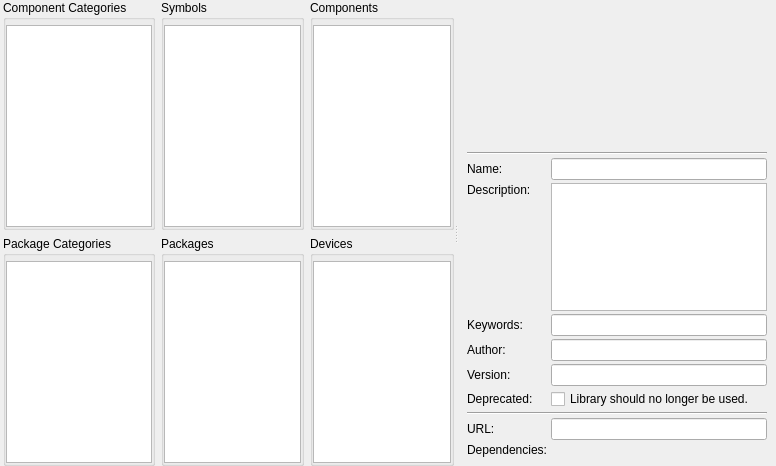
<?xml version="1.0" encoding="UTF-8"?>
<ui version="4.0">
 <class>librepcb::library::editor::LibraryOverviewWidget</class>
 <widget class="QWidget" name="librepcb::library::editor::LibraryOverviewWidget">
  <property name="geometry">
   <rect>
    <x>0</x>
    <y>0</y>
    <width>776</width>
    <height>466</height>
   </rect>
  </property>
  <property name="windowTitle">
   <string>Form</string>
  </property>
  <layout class="QVBoxLayout" name="verticalLayout">
   <property name="spacing">
    <number>0</number>
   </property>
   <property name="leftMargin">
    <number>0</number>
   </property>
   <property name="topMargin">
    <number>0</number>
   </property>
   <property name="rightMargin">
    <number>0</number>
   </property>
   <property name="bottomMargin">
    <number>0</number>
   </property>
   <item>
    <widget class="QSplitter" name="splitter">
     <property name="orientation">
      <enum>Qt::Horizontal</enum>
     </property>
     <widget class="QWidget" name="gridLayoutWidget">
      <layout class="QGridLayout" name="gridLayout">
       <property name="leftMargin">
        <number>3</number>
       </property>
       <item row="0" column="0">
        <widget class="QGroupBox" name="groupBox_2">
         <property name="title">
          <string>Component Categories</string>
         </property>
         <layout class="QVBoxLayout" name="verticalLayout_3">
          <property name="spacing">
           <number>0</number>
          </property>
          <property name="leftMargin">
           <number>0</number>
          </property>
          <property name="topMargin">
           <number>5</number>
          </property>
          <property name="rightMargin">
           <number>0</number>
          </property>
          <property name="bottomMargin">
           <number>0</number>
          </property>
          <item>
           <widget class="QListWidget" name="lstCmpCat">
            <property name="contextMenuPolicy">
             <enum>Qt::CustomContextMenu</enum>
            </property>
            <property name="uniformItemSizes">
             <bool>true</bool>
            </property>
            <property name="sortingEnabled">
             <bool>true</bool>
            </property>
           </widget>
          </item>
         </layout>
        </widget>
       </item>
       <item row="0" column="1">
        <widget class="QGroupBox" name="groupBox_4">
         <property name="title">
          <string>Symbols</string>
         </property>
         <layout class="QVBoxLayout" name="verticalLayout_5">
          <property name="spacing">
           <number>0</number>
          </property>
          <property name="leftMargin">
           <number>0</number>
          </property>
          <property name="topMargin">
           <number>5</number>
          </property>
          <property name="rightMargin">
           <number>0</number>
          </property>
          <property name="bottomMargin">
           <number>0</number>
          </property>
          <item>
           <widget class="QListWidget" name="lstSym">
            <property name="contextMenuPolicy">
             <enum>Qt::CustomContextMenu</enum>
            </property>
            <property name="uniformItemSizes">
             <bool>true</bool>
            </property>
            <property name="sortingEnabled">
             <bool>true</bool>
            </property>
           </widget>
          </item>
         </layout>
        </widget>
       </item>
       <item row="1" column="0">
        <widget class="QGroupBox" name="groupBox_3">
         <property name="title">
          <string>Package Categories</string>
         </property>
         <layout class="QVBoxLayout" name="verticalLayout_4">
          <property name="spacing">
           <number>0</number>
          </property>
          <property name="leftMargin">
           <number>0</number>
          </property>
          <property name="topMargin">
           <number>5</number>
          </property>
          <property name="rightMargin">
           <number>0</number>
          </property>
          <property name="bottomMargin">
           <number>0</number>
          </property>
          <item>
           <widget class="QListWidget" name="lstPkgCat">
            <property name="contextMenuPolicy">
             <enum>Qt::CustomContextMenu</enum>
            </property>
            <property name="uniformItemSizes">
             <bool>true</bool>
            </property>
            <property name="sortingEnabled">
             <bool>true</bool>
            </property>
           </widget>
          </item>
         </layout>
        </widget>
       </item>
       <item row="1" column="1">
        <widget class="QGroupBox" name="groupBox_7">
         <property name="title">
          <string>Packages</string>
         </property>
         <layout class="QVBoxLayout" name="verticalLayout_6">
          <property name="spacing">
           <number>0</number>
          </property>
          <property name="leftMargin">
           <number>0</number>
          </property>
          <property name="topMargin">
           <number>5</number>
          </property>
          <property name="rightMargin">
           <number>0</number>
          </property>
          <property name="bottomMargin">
           <number>0</number>
          </property>
          <item>
           <widget class="QListWidget" name="lstPkg">
            <property name="contextMenuPolicy">
             <enum>Qt::CustomContextMenu</enum>
            </property>
            <property name="uniformItemSizes">
             <bool>true</bool>
            </property>
            <property name="sortingEnabled">
             <bool>true</bool>
            </property>
           </widget>
          </item>
         </layout>
        </widget>
       </item>
       <item row="0" column="2">
        <widget class="QGroupBox" name="groupBox_5">
         <property name="title">
          <string>Components</string>
         </property>
         <layout class="QVBoxLayout" name="verticalLayout_7">
          <property name="spacing">
           <number>0</number>
          </property>
          <property name="leftMargin">
           <number>0</number>
          </property>
          <property name="topMargin">
           <number>5</number>
          </property>
          <property name="rightMargin">
           <number>0</number>
          </property>
          <property name="bottomMargin">
           <number>0</number>
          </property>
          <item>
           <widget class="QListWidget" name="lstCmp">
            <property name="contextMenuPolicy">
             <enum>Qt::CustomContextMenu</enum>
            </property>
            <property name="uniformItemSizes">
             <bool>true</bool>
            </property>
            <property name="sortingEnabled">
             <bool>true</bool>
            </property>
           </widget>
          </item>
         </layout>
        </widget>
       </item>
       <item row="1" column="2">
        <widget class="QGroupBox" name="groupBox_6">
         <property name="title">
          <string>Devices</string>
         </property>
         <layout class="QVBoxLayout" name="verticalLayout_8">
          <property name="spacing">
           <number>0</number>
          </property>
          <property name="leftMargin">
           <number>0</number>
          </property>
          <property name="topMargin">
           <number>5</number>
          </property>
          <property name="rightMargin">
           <number>0</number>
          </property>
          <property name="bottomMargin">
           <number>0</number>
          </property>
          <item>
           <widget class="QListWidget" name="lstDev">
            <property name="contextMenuPolicy">
             <enum>Qt::CustomContextMenu</enum>
            </property>
            <property name="uniformItemSizes">
             <bool>true</bool>
            </property>
            <property name="sortingEnabled">
             <bool>true</bool>
            </property>
           </widget>
          </item>
         </layout>
        </widget>
       </item>
      </layout>
     </widget>
     <widget class="QWidget" name="layoutWidget">
      <layout class="QFormLayout" name="formLayout">
       <property name="horizontalSpacing">
        <number>3</number>
       </property>
       <property name="verticalSpacing">
        <number>3</number>
       </property>
       <property name="leftMargin">
        <number>9</number>
       </property>
       <property name="topMargin">
        <number>9</number>
       </property>
       <property name="rightMargin">
        <number>9</number>
       </property>
       <property name="bottomMargin">
        <number>9</number>
       </property>
       <item row="0" column="0" colspan="2">
        <widget class="QPushButton" name="btnIcon">
         <property name="minimumSize">
          <size>
           <width>300</width>
           <height>140</height>
          </size>
         </property>
         <property name="maximumSize">
          <size>
           <width>16777215</width>
           <height>128</height>
          </size>
         </property>
         <property name="cursor">
          <cursorShape>PointingHandCursor</cursorShape>
         </property>
         <property name="toolTip">
          <string>Click here to choose an icon (PNG, 256x256px).</string>
         </property>
         <property name="text">
          <string/>
         </property>
         <property name="iconSize">
          <size>
           <width>128</width>
           <height>128</height>
          </size>
         </property>
         <property name="flat">
          <bool>true</bool>
         </property>
        </widget>
       </item>
       <item row="1" column="0" colspan="2">
        <widget class="Line" name="line">
         <property name="orientation">
          <enum>Qt::Horizontal</enum>
         </property>
        </widget>
       </item>
       <item row="2" column="0">
        <widget class="QLabel" name="label_2">
         <property name="text">
          <string>Name:</string>
         </property>
        </widget>
       </item>
       <item row="2" column="1">
        <widget class="QLineEdit" name="edtName">
         <property name="maxLength">
          <number>50</number>
         </property>
        </widget>
       </item>
       <item row="3" column="0">
        <widget class="QLabel" name="label_3">
         <property name="text">
          <string>Description:</string>
         </property>
         <property name="alignment">
          <set>Qt::AlignLeading|Qt::AlignLeft|Qt::AlignTop</set>
         </property>
        </widget>
       </item>
       <item row="3" column="1">
        <widget class="librepcb::PlainTextEdit" name="edtDescription"/>
       </item>
       <item row="4" column="0">
        <widget class="QLabel" name="label_4">
         <property name="text">
          <string>Keywords:</string>
         </property>
        </widget>
       </item>
       <item row="4" column="1">
        <widget class="QLineEdit" name="edtKeywords">
         <property name="maxLength">
          <number>100</number>
         </property>
        </widget>
       </item>
       <item row="5" column="0">
        <widget class="QLabel" name="label_6">
         <property name="text">
          <string>Author:</string>
         </property>
        </widget>
       </item>
       <item row="5" column="1">
        <widget class="QLineEdit" name="edtAuthor">
         <property name="maxLength">
          <number>100</number>
         </property>
        </widget>
       </item>
       <item row="6" column="0">
        <widget class="QLabel" name="label_5">
         <property name="text">
          <string>Version:</string>
         </property>
        </widget>
       </item>
       <item row="6" column="1">
        <widget class="QLineEdit" name="edtVersion">
         <property name="maxLength">
          <number>100</number>
         </property>
        </widget>
       </item>
       <item row="7" column="0">
        <widget class="QLabel" name="label_7">
         <property name="text">
          <string>Deprecated:</string>
         </property>
        </widget>
       </item>
       <item row="7" column="1">
        <widget class="QCheckBox" name="cbxDeprecated">
         <property name="text">
          <string>Library should no longer be used.</string>
         </property>
        </widget>
       </item>
       <item row="8" column="0" colspan="2">
        <widget class="Line" name="line_2">
         <property name="orientation">
          <enum>Qt::Horizontal</enum>
         </property>
        </widget>
       </item>
       <item row="9" column="0">
        <widget class="QLabel" name="label_8">
         <property name="text">
          <string>URL:</string>
         </property>
        </widget>
       </item>
       <item row="9" column="1">
        <widget class="QLineEdit" name="edtUrl">
         <property name="maxLength">
          <number>255</number>
         </property>
        </widget>
       </item>
       <item row="10" column="0">
        <widget class="QLabel" name="lblDependencies">
         <property name="text">
          <string>Dependencies:</string>
         </property>
         <property name="alignment">
          <set>Qt::AlignLeading|Qt::AlignLeft|Qt::AlignTop</set>
         </property>
        </widget>
       </item>
      </layout>
     </widget>
    </widget>
   </item>
  </layout>
 </widget>
 <customwidgets>
  <customwidget>
   <class>librepcb::PlainTextEdit</class>
   <extends>QPlainTextEdit</extends>
   <header location="global">librepcb/common/widgets/plaintextedit.h</header>
  </customwidget>
 </customwidgets>
 <resources/>
 <connections/>
</ui>
